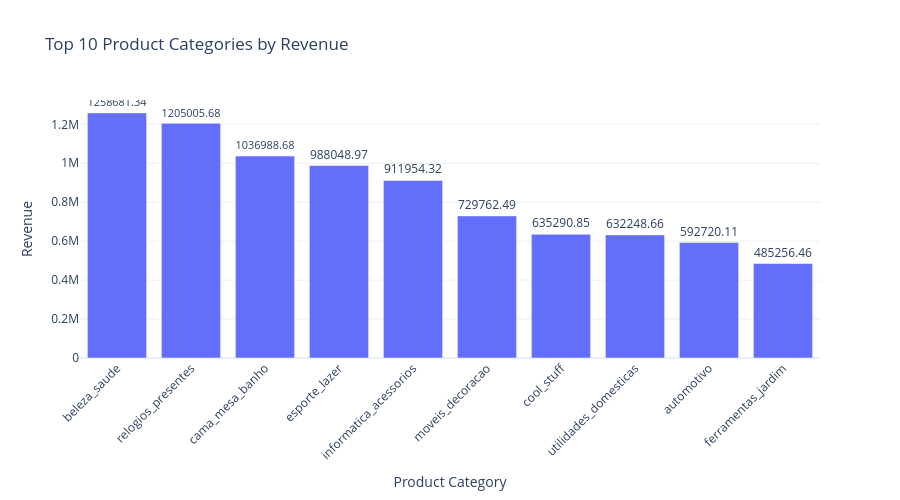
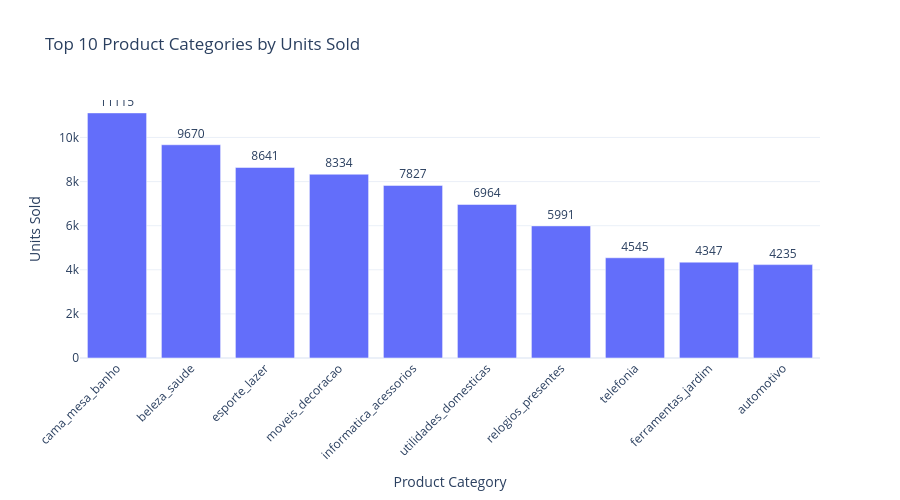
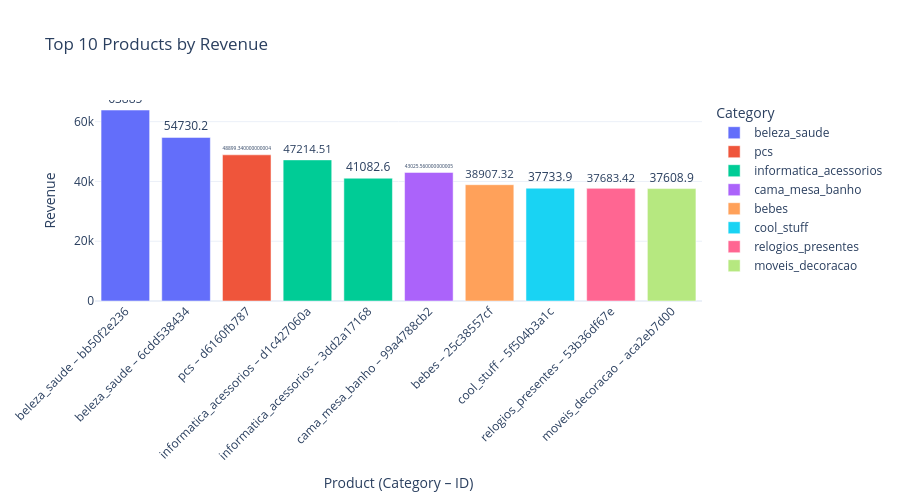
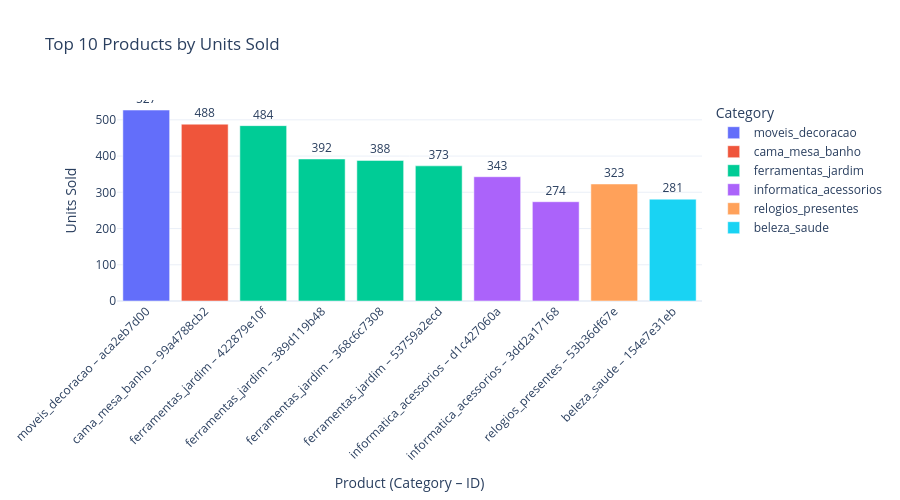

Write notebook code for charts like these, in order.
### Code cell
import plotly.express as px

# 1. Top Categories by Revenue
fig1 = px.bar(
    category_sales.head(10),
    x=category_col, y='price',
    title="Top 10 Product Categories by Revenue",
    labels={category_col: "Product Category", "price": "Revenue"},
    text='price'
)
fig1.update_traces(texttemplate='%{text}', textposition='outside')  # show full numbers
fig1.update_layout(template="plotly_white", height=500, xaxis_tickangle=-45)
fig1.show()

# 2. Top Categories by Units Sold
fig2 = px.bar(
    category_units.head(10),
    x=category_col, y='units_sold',
    title="Top 10 Product Categories by Units Sold",
    labels={category_col: "Product Category", "units_sold": "Units Sold"},
    text='units_sold'
)
fig2.update_traces(texttemplate='%{text}', textposition='outside')  # show full numbers
fig2.update_layout(template="plotly_white", height=500, xaxis_tickangle=-45)
fig2.show()

# 3. Top Products by Revenue (shortened product_id to 10 chars)
product_sales['product_label'] = (
    product_sales[category_col] + " – " + product_sales['product_id'].str[:10]
)

fig3 = px.bar(
    product_sales.head(10),
    x='product_label', y='price', color=category_col,
    title="Top 10 Products by Revenue",
    labels={"product_label": "Product (Category – ID)", "price": "Revenue"},
    text='price'
)
fig3.update_traces(texttemplate='%{text}', textposition='outside')  # show full numbers
fig3.update_layout(template="plotly_white", height=500, xaxis_tickangle=-45, legend_title_text="Category")
fig3.show()

# 4. Top Products by Units Sold (shortened product_id to 10 chars)
product_units = (
    order_items.groupby(['product_id', category_col])['order_id']
    .count()
    .reset_index()
    .rename(columns={'order_id':'units_sold'})
    .sort_values('units_sold', ascending=False)
    .head(10)
)
product_units['product_label'] = (
    product_units[category_col] + " – " + product_units['product_id'].str[:10]
)

fig4 = px.bar(
    product_units,
    x='product_label', y='units_sold', color=category_col,
    title="Top 10 Products by Units Sold",
    labels={"product_label": "Product (Category – ID)", "units_sold": "Units Sold"},
    text='units_sold'
)
fig4.update_traces(texttemplate='%{text}', textposition='outside')  # show full numbers
fig4.update_layout(template="plotly_white", height=500, xaxis_tickangle=-45, legend_title_text="Category")
fig4.show()

### Figure 1 — Plotly figure (JSON) as saved in the notebook; plotly's stock layout.template omitted (floating-point values rounded to 4 significant figures)
{"data": [{"hovertemplate": "Product Category=%{x}<br>Revenue=%{text}<extra></extra>", "legendgroup": "", "marker": {"color": "#636efa", "pattern": {"shape": ""}}, "name": "", "orientation": "v", "showlegend": false, "text": [1259000.0, 1205000.0, 1037000.0, 988000.0, 912000.0, 729800.0, 635300.0, 632200.0, 592700.0, 485300.0], "textposition": "outside", "texttemplate": "%{text}", "type": "bar", "x": ["beleza_saude", "relogios_presentes", "cama_mesa_banho", "esporte_lazer", "informatica_acessorios", "moveis_decoracao", "cool_stuff", "utilidades_domesticas", "automotivo", "ferramentas_jardim"], "xaxis": "x", "y": [1259000.0, 1205000.0, 1037000.0, 988000.0, 912000.0, 729800.0, 635300.0, 632200.0, 592700.0, 485300.0], "yaxis": "y"}], "layout": {"barmode": "relative", "height": 500, "legend": {"tracegroupgap": 0}, "title": {"text": "Top 10 Product Categories by Revenue"}, "xaxis": {"anchor": "y", "domain": [0, 1], "tickangle": -45, "title": {"text": "Product Category"}}, "yaxis": {"anchor": "x", "domain": [0, 1], "title": {"text": "Revenue"}}}}

### Figure 2 — Plotly figure (JSON) as saved in the notebook; plotly's stock layout.template omitted (floating-point values rounded to 4 significant figures)
{"data": [{"hovertemplate": "Product Category=%{x}<br>Units Sold=%{text}<extra></extra>", "legendgroup": "", "marker": {"color": "#636efa", "pattern": {"shape": ""}}, "name": "", "orientation": "v", "showlegend": false, "text": [11120.0, 9670.0, 8641.0, 8334.0, 7827.0, 6964.0, 5991.0, 4545.0, 4347.0, 4235.0], "textposition": "outside", "texttemplate": "%{text}", "type": "bar", "x": ["cama_mesa_banho", "beleza_saude", "esporte_lazer", "moveis_decoracao", "informatica_acessorios", "utilidades_domesticas", "relogios_presentes", "telefonia", "ferramentas_jardim", "automotivo"], "xaxis": "x", "y": [11115, 9670, 8641, 8334, 7827, 6964, 5991, 4545, 4347, 4235], "yaxis": "y"}], "layout": {"barmode": "relative", "height": 500, "legend": {"tracegroupgap": 0}, "title": {"text": "Top 10 Product Categories by Units Sold"}, "xaxis": {"anchor": "y", "domain": [0, 1], "tickangle": -45, "title": {"text": "Product Category"}}, "yaxis": {"anchor": "x", "domain": [0, 1], "title": {"text": "Units Sold"}}}}

### Figure 3 — Plotly figure (JSON) as saved in the notebook; plotly's stock layout.template omitted (floating-point values rounded to 4 significant figures)
{"data": [{"hovertemplate": "product_category_name=beleza_saude<br>Product (Category – ID)=%{x}<br>Revenue=%{text}<extra></extra>", "legendgroup": "beleza_saude", "marker": {"color": "#636efa", "pattern": {"shape": ""}}, "name": "beleza_saude", "orientation": "v", "showlegend": true, "text": [63880.0, 54730.0], "textposition": "outside", "texttemplate": "%{text}", "type": "bar", "x": ["beleza_saude – bb50f2e236", "beleza_saude – 6cdd538434"], "xaxis": "x", "y": [63880.0, 54730.0], "yaxis": "y"}, {"hovertemplate": "product_category_name=pcs<br>Product (Category – ID)=%{x}<br>Revenue=%{text}<extra></extra>", "legendgroup": "pcs", "marker": {"color": "#EF553B", "pattern": {"shape": ""}}, "name": "pcs", "orientation": "v", "showlegend": true, "text": [48900.0], "textposition": "outside", "texttemplate": "%{text}", "type": "bar", "x": ["pcs – d6160fb787"], "xaxis": "x", "y": [48900.0], "yaxis": "y"}, {"hovertemplate": "product_category_name=informatica_acessorios<br>Product (Category – ID)=%{x}<br>Revenue=%{text}<extra></extra>", "legendgroup": "informatica_acessorios", "marker": {"color": "#00cc96", "pattern": {"shape": ""}}, "name": "informatica_acessorios", "orientation": "v", "showlegend": true, "text": [47210.0, 41080.0], "textposition": "outside", "texttemplate": "%{text}", "type": "bar", "x": ["informatica_acessorios – d1c427060a", "informatica_acessorios – 3dd2a17168"], "xaxis": "x", "y": [47210.0, 41080.0], "yaxis": "y"}, {"hovertemplate": "product_category_name=cama_mesa_banho<br>Product (Category – ID)=%{x}<br>Revenue=%{text}<extra></extra>", "legendgroup": "cama_mesa_banho", "marker": {"color": "#ab63fa", "pattern": {"shape": ""}}, "name": "cama_mesa_banho", "orientation": "v", "showlegend": true, "text": [43030.0], "textposition": "outside", "texttemplate": "%{text}", "type": "bar", "x": ["cama_mesa_banho – 99a4788cb2"], "xaxis": "x", "y": [43030.0], "yaxis": "y"}, {"hovertemplate": "product_category_name=bebes<br>Product (Category – ID)=%{x}<br>Revenue=%{text}<extra></extra>", "legendgroup": "bebes", "marker": {"color": "#FFA15A", "pattern": {"shape": ""}}, "name": "bebes", "orientation": "v", "showlegend": true, "text": [38910.0], "textposition": "outside", "texttemplate": "%{text}", "type": "bar", "x": ["bebes – 25c38557cf"], "xaxis": "x", "y": [38910.0], "yaxis": "y"}, {"hovertemplate": "product_category_name=cool_stuff<br>Product (Category – ID)=%{x}<br>Revenue=%{text}<extra></extra>", "legendgroup": "cool_stuff", "marker": {"color": "#19d3f3", "pattern": {"shape": ""}}, "name": "cool_stuff", "orientation": "v", "showlegend": true, "text": [37730.0], "textposition": "outside", "texttemplate": "%{text}", "type": "bar", "x": ["cool_stuff – 5f504b3a1c"], "xaxis": "x", "y": [37730.0], "yaxis": "y"}, {"hovertemplate": "product_category_name=relogios_presentes<br>Product (Category – ID)=%{x}<br>Revenue=%{text}<extra></extra>", "legendgroup": "relogios_presentes", "marker": {"color": "#FF6692", "pattern": {"shape": ""}}, "name": "relogios_presentes", "orientation": "v", "showlegend": true, "text": [37680.0], "textposition": "outside", "texttemplate": "%{text}", "type": "bar", "x": ["relogios_presentes – 53b36df67e"], "xaxis": "x", "y": [37680.0], "yaxis": "y"}, {"hovertemplate": "product_category_name=moveis_decoracao<br>Product (Category – ID)=%{x}<br>Revenue=%{text}<extra></extra>", "legendgroup": "moveis_decoracao", "marker": {"color": "#B6E880", "pattern": {"shape": ""}}, "name": "moveis_decoracao", "orientation": "v", "showlegend": true, "text": [37610.0], "textposition": "outside", "texttemplate": "%{text}", "type": "bar", "x": ["moveis_decoracao – aca2eb7d00"], "xaxis": "x", "y": [37610.0], "yaxis": "y"}], "layout": {"barmode": "relative", "height": 500, "legend": {"title": {"text": "Category"}, "tracegroupgap": 0}, "title": {"text": "Top 10 Products by Revenue"}, "xaxis": {"anchor": "y", "domain": [0, 1], "tickangle": -45, "title": {"text": "Product (Category – ID)"}}, "yaxis": {"anchor": "x", "domain": [0, 1], "title": {"text": "Revenue"}}}}

### Figure 4 — Plotly figure (JSON) as saved in the notebook; plotly's stock layout.template omitted (floating-point values rounded to 4 significant figures)
{"data": [{"hovertemplate": "product_category_name=moveis_decoracao<br>Product (Category – ID)=%{x}<br>Units Sold=%{text}<extra></extra>", "legendgroup": "moveis_decoracao", "marker": {"color": "#636efa", "pattern": {"shape": ""}}, "name": "moveis_decoracao", "orientation": "v", "showlegend": true, "text": [527.0], "textposition": "outside", "texttemplate": "%{text}", "type": "bar", "x": ["moveis_decoracao – aca2eb7d00"], "xaxis": "x", "y": [527], "yaxis": "y"}, {"hovertemplate": "product_category_name=cama_mesa_banho<br>Product (Category – ID)=%{x}<br>Units Sold=%{text}<extra></extra>", "legendgroup": "cama_mesa_banho", "marker": {"color": "#EF553B", "pattern": {"shape": ""}}, "name": "cama_mesa_banho", "orientation": "v", "showlegend": true, "text": [488.0], "textposition": "outside", "texttemplate": "%{text}", "type": "bar", "x": ["cama_mesa_banho – 99a4788cb2"], "xaxis": "x", "y": [488], "yaxis": "y"}, {"hovertemplate": "product_category_name=ferramentas_jardim<br>Product (Category – ID)=%{x}<br>Units Sold=%{text}<extra></extra>", "legendgroup": "ferramentas_jardim", "marker": {"color": "#00cc96", "pattern": {"shape": ""}}, "name": "ferramentas_jardim", "orientation": "v", "showlegend": true, "text": [484.0, 392.0, 388.0, 373.0], "textposition": "outside", "texttemplate": "%{text}", "type": "bar", "x": ["ferramentas_jardim – 422879e10f", "ferramentas_jardim – 389d119b48", "ferramentas_jardim – 368c6c7308", "ferramentas_jardim – 53759a2ecd"], "xaxis": "x", "y": [484, 392, 388, 373], "yaxis": "y"}, {"hovertemplate": "product_category_name=informatica_acessorios<br>Product (Category – ID)=%{x}<br>Units Sold=%{text}<extra></extra>", "legendgroup": "informatica_acessorios", "marker": {"color": "#ab63fa", "pattern": {"shape": ""}}, "name": "informatica_acessorios", "orientation": "v", "showlegend": true, "text": [343.0, 274.0], "textposition": "outside", "texttemplate": "%{text}", "type": "bar", "x": ["informatica_acessorios – d1c427060a", "informatica_acessorios – 3dd2a17168"], "xaxis": "x", "y": [343, 274], "yaxis": "y"}, {"hovertemplate": "product_category_name=relogios_presentes<br>Product (Category – ID)=%{x}<br>Units Sold=%{text}<extra></extra>", "legendgroup": "relogios_presentes", "marker": {"color": "#FFA15A", "pattern": {"shape": ""}}, "name": "relogios_presentes", "orientation": "v", "showlegend": true, "text": [323.0], "textposition": "outside", "texttemplate": "%{text}", "type": "bar", "x": ["relogios_presentes – 53b36df67e"], "xaxis": "x", "y": [323], "yaxis": "y"}, {"hovertemplate": "product_category_name=beleza_saude<br>Product (Category – ID)=%{x}<br>Units Sold=%{text}<extra></extra>", "legendgroup": "beleza_saude", "marker": {"color": "#19d3f3", "pattern": {"shape": ""}}, "name": "beleza_saude", "orientation": "v", "showlegend": true, "text": [281.0], "textposition": "outside", "texttemplate": "%{text}", "type": "bar", "x": ["beleza_saude – 154e7e31eb"], "xaxis": "x", "y": [281], "yaxis": "y"}], "layout": {"barmode": "relative", "height": 500, "legend": {"title": {"text": "Category"}, "tracegroupgap": 0}, "title": {"text": "Top 10 Products by Units Sold"}, "xaxis": {"anchor": "y", "domain": [0, 1], "tickangle": -45, "title": {"text": "Product (Category – ID)"}}, "yaxis": {"anchor": "x", "domain": [0, 1], "title": {"text": "Units Sold"}}}}
